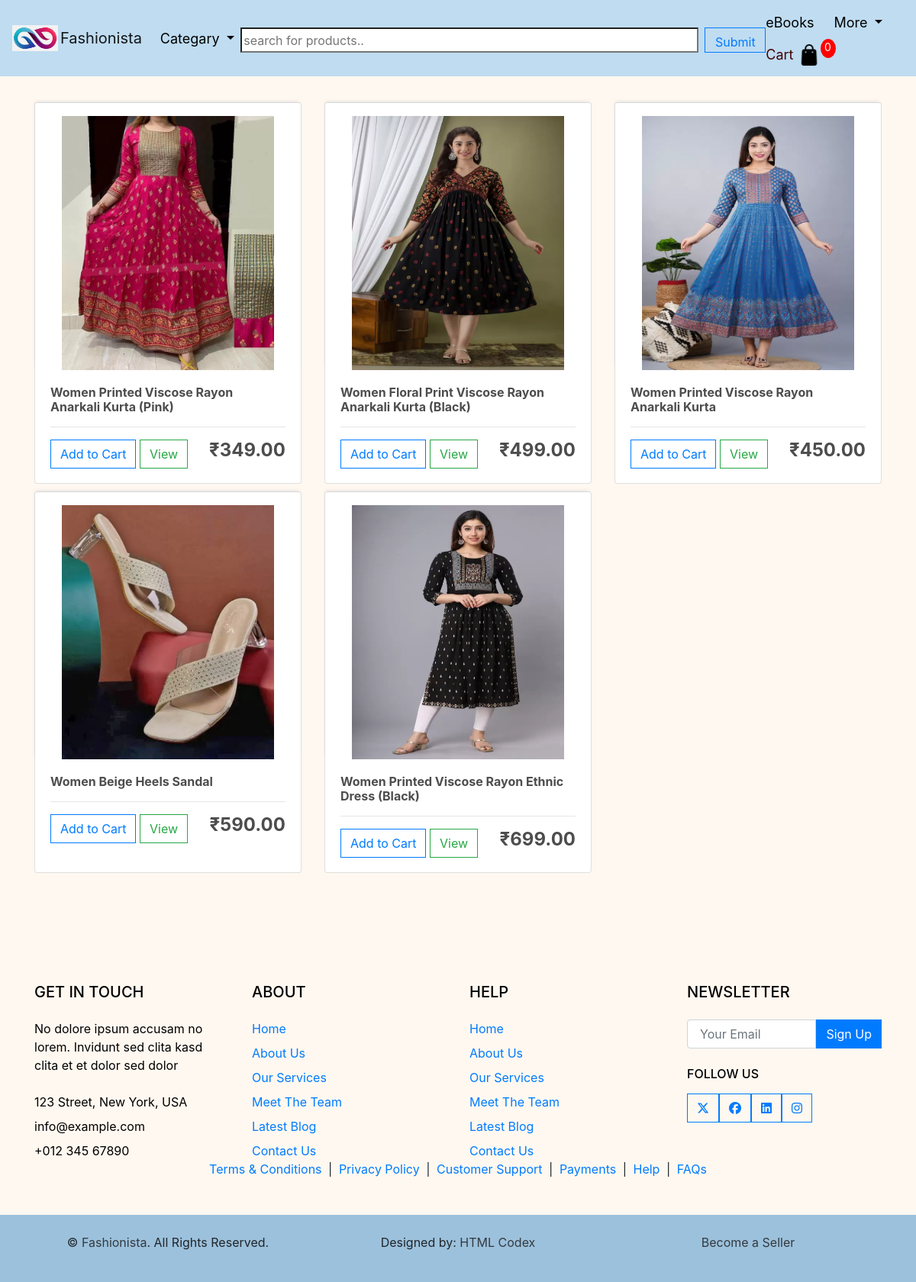
The page /women-list/ on the database its author committed.
### shop/models.py (models this page shows, shortened)
class Product(models.Model):
    name = models.CharField(max_length=200, null=True)
    type = (("M","Men"),("W","Women"),("K","Kids"),("B","Books"))
    cloth_type = models.CharField(max_length=30,choices=type,default="NA")
    price = models.DecimalField(max_digits=10,decimal_places=1)
    digital = models.BooleanField(default=False , null=True ,blank=False)
    image = models.ImageField(null=True ,blank=True)
    description = models.CharField(max_length=500, null=True)

### shop/views.py (the view)
# urls.py: path('women-list/',views.women_list,name='women-list'),
def women_list(request):
    data = cartData(request)
    cartItems = data['cartItems']
    order = data['order']
    items = data['items']
    women_data = Product.objects.filter(cloth_type='W')
    context = {'items':items , 'order':order ,'cartItems':cartItems,'objects1':women_data}
    return render(request,'shop/women-list.html',context)

### shop/utils.py (called while the page is built, shortened)
def cookieCart(request):
        try:
            cart = json.loads(request.COOKIES['cart'])
        except:
            cart = {}
        print('cart:',cart)
        items = []
        order = {'get_cart_total':0, 'get_cart_items':0 , 'shipping':False}
        cartItems = order['get_cart_items']
        return {'cartItems':cartItems,'order':order,'items':items}

def cartData(request):
    if request.user.is_authenticated:
        customer = request.user.customer
        order , created = Order.objects.get_or_create(customer=customer,complete=False)
        items = order.orderitem_set.all()
        cartItems = order.get_cart_items
    else:
        cookieData = cookieCart(request)
        cartItems = cookieData['cartItems']
        order = cookieData['order']
        items = cookieData['items']
    return{'cartItems':cartItems,'order':order,'items':items}

### shop/templates/shop/women-list.html
{% extends 'shop/main.html' %}
{% load static %}
{% block content %}
    <div class="row row-cols-1 row-cols-md-2 g-4">
        {% for obj in objects1 %}
        <div class="col-lg-4">
            <div class="card" style="height: 500px; cursor: pointer;">
            <img  class="thumbnail" src="{{ obj.image.url }}">
            <div class="card-body">
                <h6><strong>{{obj.name}}</strong></h6>
                <hr>
                <button data-product="{{obj.id}}" data-action="add" class="btn btn-outline-primary add-btn update-cart">Add to Cart</button>
                <a class="btn btn-outline-success" href="{% url 'product_detail' pk=obj.pk %}">View</a>
                <h4 style="display: inline-block; float: right"><strong>
                ₹{{obj.price|floatformat:2}}</strong></h4>
            </div>
            </div>
        </div>
        {% endfor%}
    </div>
{% endblock %}

### static/css/main.css (style rules this page uses)
body { background-color: hsl(0, 0%, 98%); }
h1,h2,h3,h4,h5,h6 { color:hsl(0, 0%, 30%); }
.thumbnail { width: 100%; height: 350px; padding-left: 10%; padding-right: 10%; padding-top: 5%; -webkit-box-shadow: -1px -3px 5px -2px rgba(214,214,214,1); -moz-box-shadow: -1px -3px 5px -2px rgba(214,214,214,1); box-shadow: -1px -3px 5px -2px rgba(214,214,214,1); }
.col-lg-4, .col-lg-6, .col-lg-8, .col-lg-12 { margin-top: 10px; }
.btn { border-radius: 0; }

### rows shown on the page
Product: image (picture), name "Women Printed Viscose Rayon Anarkali Kurta (Pink)", price "349.00"
Product: image (picture), name "Women Floral Print Viscose Rayon Anarkali Kurta (Black)", price "499.00"
Product: image (picture), name "Women Printed Viscose Rayon Anarkali Kurta", price "450.00"
Product: image (picture), name "Women Beige Heels Sandal", price "590.00"
Product: image (picture), name "Women Printed Viscose Rayon Ethnic Dress (Black)", price "699.00"

### other values the page prints
{{ cartItems }} "0"
